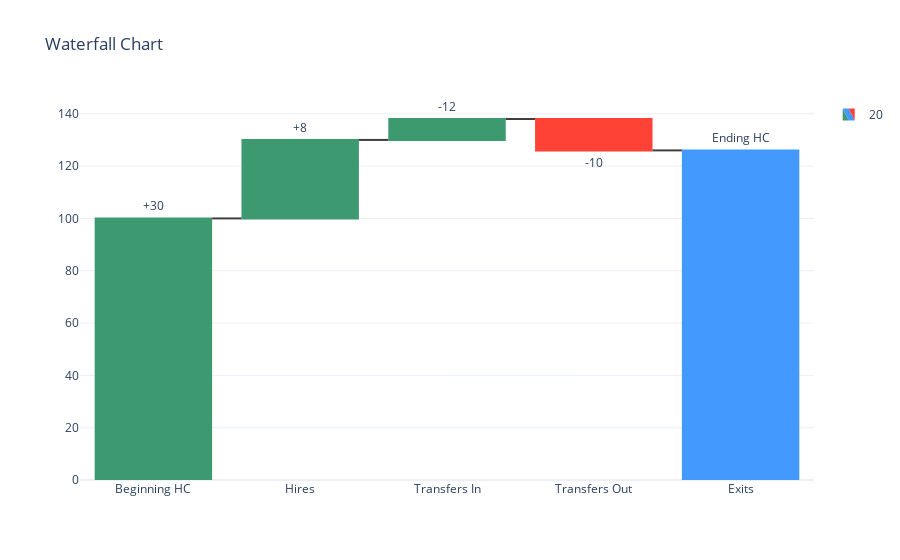

This figure's notebook cell:
### Code cell
import plotly.graph_objects as go

fig = go.Figure(go.Waterfall(
    name="20", orientation="v",
    measure=["relative", "relative", "relative", "relative", "total"],
    x=["Beginning HC", "Hires", "Transfers In", "Transfers Out", "Exits", "Ending HC"],
    textposition="outside",
    text=["+30", "+8", "-12", "-10", "Ending HC"],
    y=[100, 30, 8, -12, -10],
    connector={"line":{"color":"rgb(63, 63, 63)"}},
))

fig.update_layout(
    title="Waterfall Chart",
    showlegend=True,
    template='plotly_white'
)

fig.show()

### Figure 1 — Plotly figure (JSON) as saved in the notebook; plotly's stock layout.template omitted (floating-point values rounded to 4 significant figures)
{"data": [{"connector": {"line": {"color": "rgb(63, 63, 63)"}}, "measure": ["relative", "relative", "relative", "relative", "total"], "name": "20", "orientation": "v", "text": ["+30", "+8", "-12", "-10", "Ending HC"], "textposition": "outside", "type": "waterfall", "x": ["Beginning HC", "Hires", "Transfers In", "Transfers Out", "Exits", "Ending HC"], "y": [100, 30, 8, -12, -10]}], "layout": {"showlegend": true, "title": {"text": "Waterfall Chart"}}}
